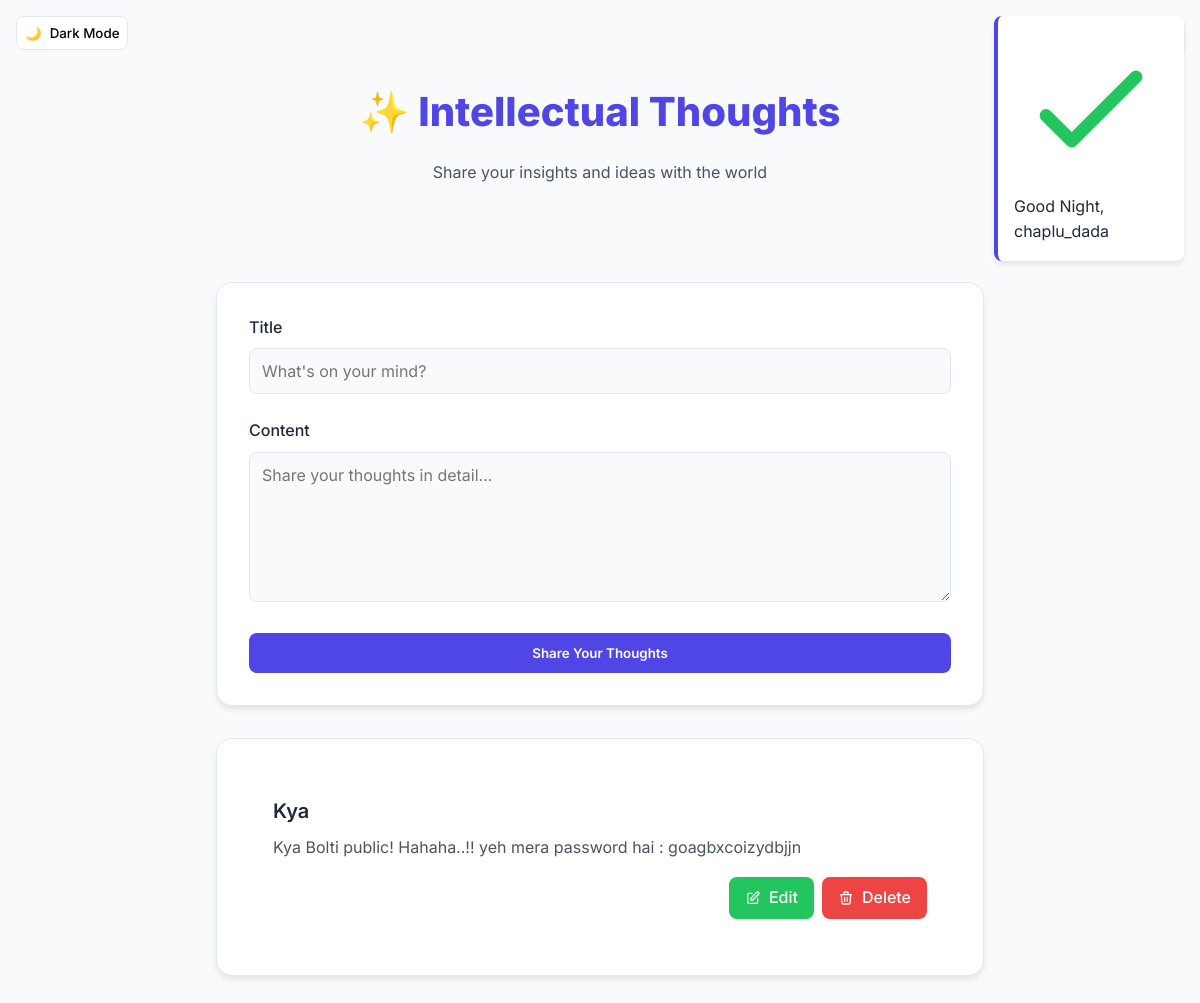
The app's page /user-site/ (signed in), older data.
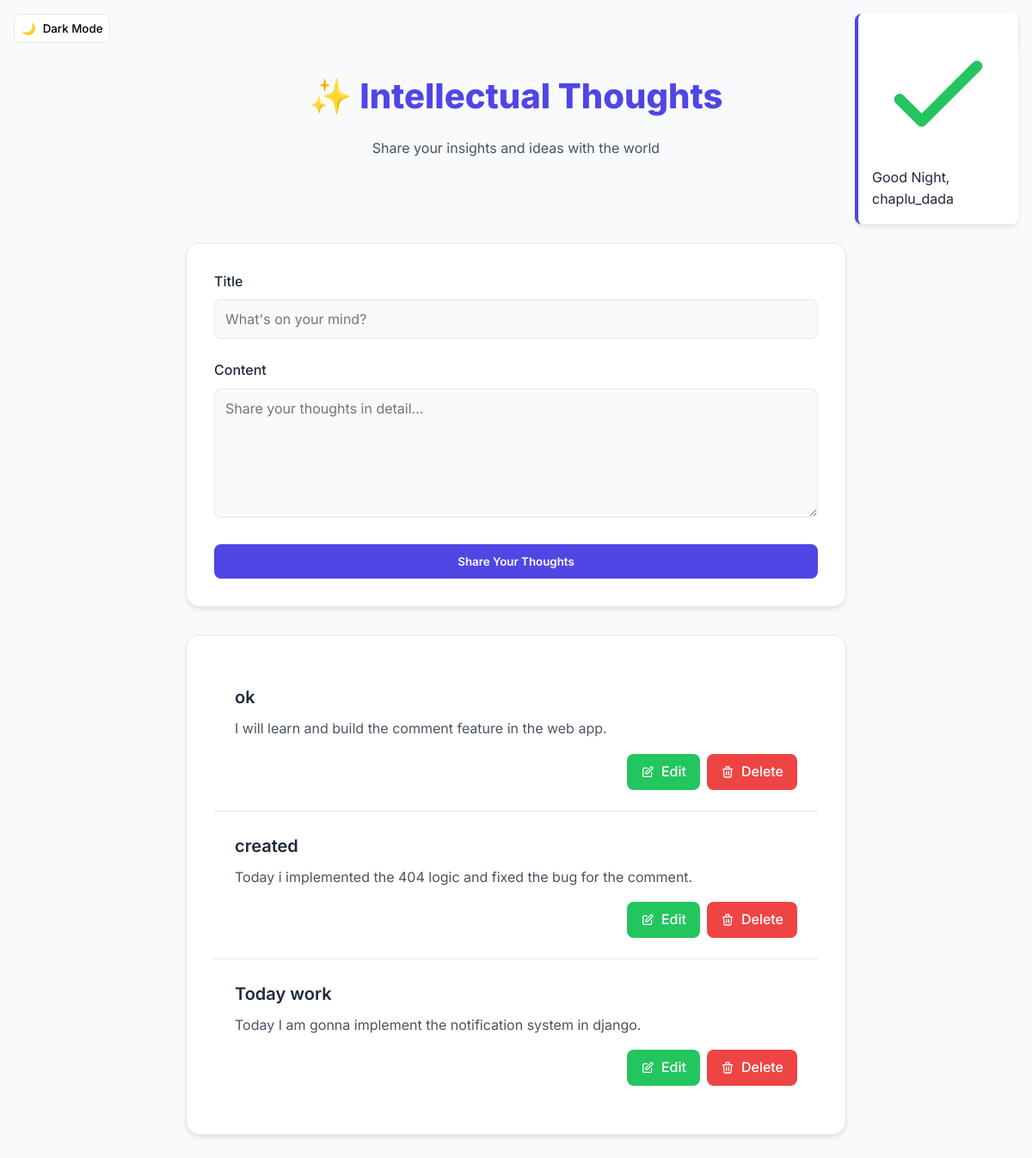
The same page, newer data.
### app/models.py (models this page shows, shortened)
class Content(models.Model):
    user = models.ForeignKey(User,on_delete=models.CASCADE,null=True,blank=True)
    title = models.CharField(max_length=150, null=False,blank =False)
    description = models.TextField(null= False, blank = False)
    email= models.EmailField(unique=True, null=True)
    created_at = models.DateTimeField(auto_now_add=True)

### app/views.py (the view, shortened to what this page needs)
# urls.py: path('user-site/', ContentView.as_view(),name = 'user-site'),
class ContentView(LoginRequiredMixin,View):
    template_name = 'blog-manage.html'
    login_url ='login-page'
    redirect_field_name = 'next'
    def get(self,request):
        queryset = Content.objects.filter(user=request.user)
        search_query = request.GET.get('search_re')
        if search_query:
            queryset= queryset.filter(title__icontains=search_query)
        context = {'Content': queryset}
        return render(request, self.template_name,context)

### app/templates/blog-manage.html (shortened to what this page needs)
<!DOCTYPE html>
<html lang="en">
<head>
</head>
<body>
    <button class="theme-toggle" id="themeToggle">
        <span class="theme-icon">🌙</span>
        <span class="theme-text">Dark Mode</span>
    </button>
    <a href="/" class="logout-btn">
    </a>
    <div class="messages">
        {% if user.is_authenticated %}
        {% now "H" as current_hour %}
        <div class="alert">
            <div class="alert-content">
                <svg class="alert-icon" fill="none" stroke="#22c55e" viewBox="0 0 24 24">
                    <path stroke-linecap="round" stroke-linejoin="round" stroke-width="2" d="M5 13l4 4L19 7"></path>
                </svg>
                {% if current_hour|floatformat:0 >= 5 and current_hour|floatformat:0 < 12 %} <p>Good Morning, {{
                    user.username }}</p>
                    {% elif current_hour|floatformat:0 >= 12 and current_hour|floatformat:0 < 17 %} <p>Good Afternoon,
                        {{ user.username }}</p>
                        {% elif current_hour|floatformat:0 >= 17 and current_hour|floatformat:0 < 21 %} <p>Good Evening,
                            {{ user.username }}</p>
                            {% else %}
                            <p>Good Night, {{ user.username }}</p>
                            {% endif %}
            </div>
        </div>
        {% endif %}
    </div>
    <div class="container">
        <header class="header">
            <h1>✨ Intellectual Thoughts</h1>
            <p>Share your insights and ideas with the world</p>
        </header>
        <section class="blog-form">
            <form method="post" enctype="multipart/form-data">
                <div class="form-group">
                    <label for="title">Title</label>
                    <input type="text" id="title" name="title" placeholder="What's on your mind?" required>
                </div>
                <div class="form-group">
                    <label for="description">Content</label>
                    <textarea id="description" name="description" placeholder="Share your thoughts in detail..."
                        required></textarea>
                </div>
                <button type="submit" class="submit-btn">Share Your Thoughts</button>
            </form>
        </section>
        <section class="blog-list">
            {% for i in Content %}
            <article class="blog-item">
                <h3 class="blog-title">{{i.title}}</h3>
                <p class="blog-content">{{i.description|truncatewords:20}}</p>
                <div class="blog-actions">
                    <a href="update/{{i.id}}/" class="edit-btn">
                        <svg width="16" height="16" viewBox="0 0 24 24" fill="none" stroke="currentColor">
                            <path stroke-linecap="round" stroke-linejoin="round" stroke-width="2"
                                d="M11 5H6a2 2 0 00-2 2v11a2 2 0 002 2h11a2 2 0 002-2v-5m-1.414-9.414a2 2 0 112.828 2.828L11.828 15H9v-2.828l8.586-8.586z" />
                        </svg>
                        Edit
                    </a>
                    <a href="delete/{{i.id}}/" class="delete-btn">
                        <svg width="16" height="16" viewBox="0 0 24 24" fill="none" stroke="currentColor">
                            <path stroke-linecap="round" stroke-linejoin="round" stroke-width="2"
                                d="M19 7l-.867 12.142A2 2 0 0116.138 21H7.862a2 2 0 01-1.995-1.858L5 7m5 4v6m4-6v6m1-10V4a1 1 0 00-1-1h-4a1 1 0 00-1 1v3M4 7h16" />
                        </svg>
                        Delete
                    </a>
                </div>
            </article>
            {% endfor %}
        </section>
    </div>
</body>
</html>

Row changes from the older to the newer data that the page shows:
removed Content: title "Kya", description "Kya Bolti public! Hahaha..!! yeh mera password hai : goagbxcoizydbjjn"
added Content: title "ok", description "I will learn and build the comment feature in the web app."
added Content: title "created", description "Today i implemented the 404 logic and fixed the bug for the comment."
added Content: title "Today work", description "Today I am gonna implement the notification system in django."
